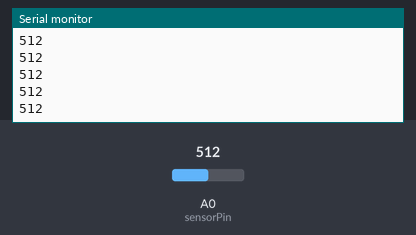
Bench run of a sketch on a simulated Arduino Uno, built with avr-gcc and run on an emulated ATmega328P. On the bench: the last lines printed to the serial monitor. The test bench sets the inputs (shaded band); at power-on: A0 (sensorPin) = 512.

Above: at 1.2 s.
1.3 s: A0 (sensorPin) set to 716
At 1.31 s:
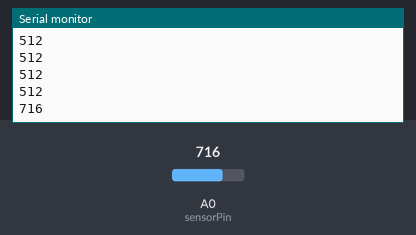
2.8 s: A0 (sensorPin) set to 900
At 2.81 s:
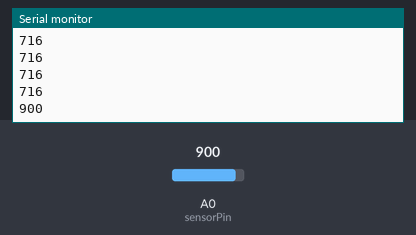
Timing chart, 0 to 5.8 s (numbered marks = the images above; inputs shaded):
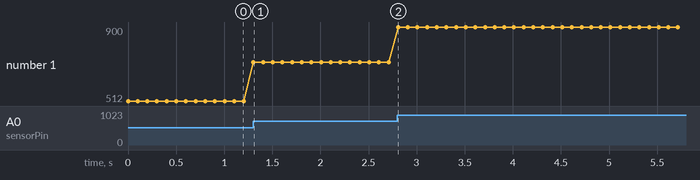

The sketch:

sketch_nov5a.ino
```cpp
#define sensorPin A0

int smokeLevel;

void setup() {
  pinMode(sensorPin,INPUT);
  Serial.begin(9600);
}

void loop() {
  smokeLevel = analogRead(sensorPin);
  Serial.println(smokeLevel);
  delay(100);
}
```

Measured:
- after the input at 1.3 s, the serial monitor: prints a new line at once (image 1)
- after the input at 2.8 s, the serial monitor: prints a new line at once (image 2)
- plotted number 1: 512 → 716 after the input at 1.3 s, 716 → 900 after the input at 2.8 s
